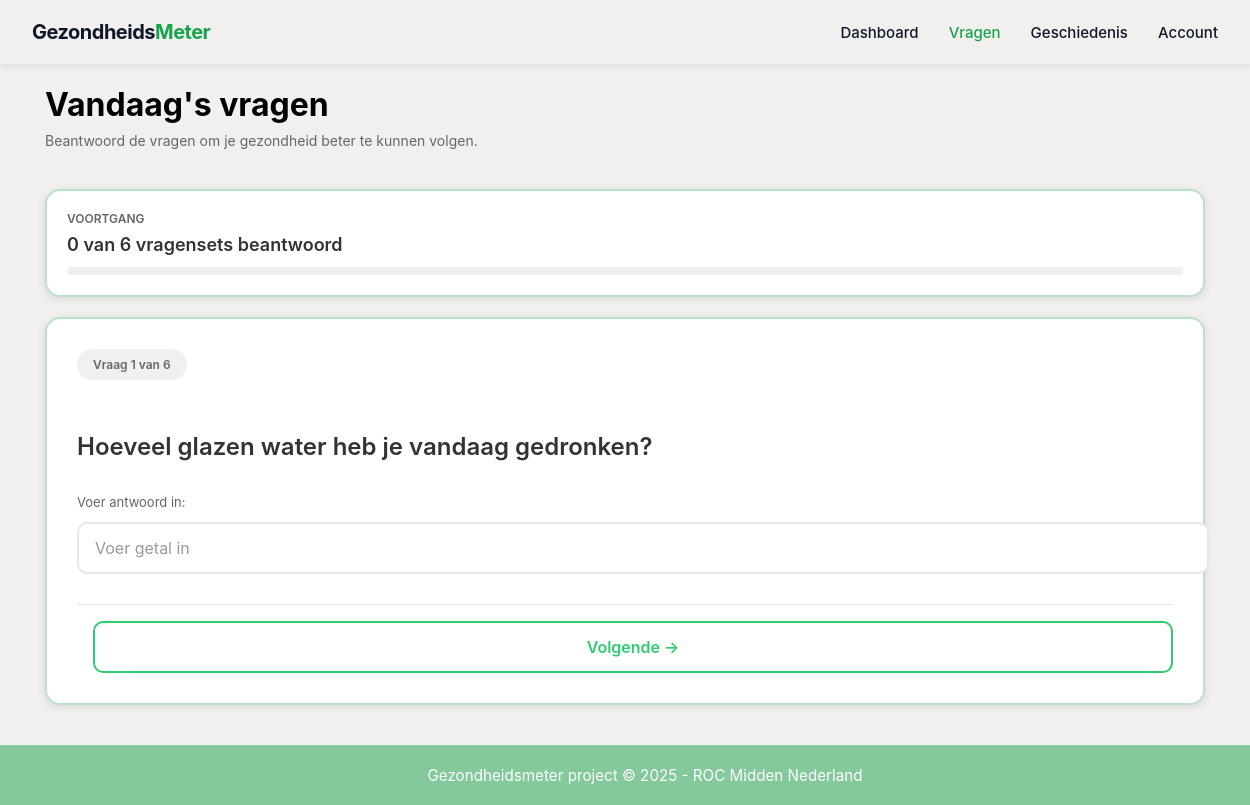
The page /pages/vragen.php (signed in) on the database as committed earlier.
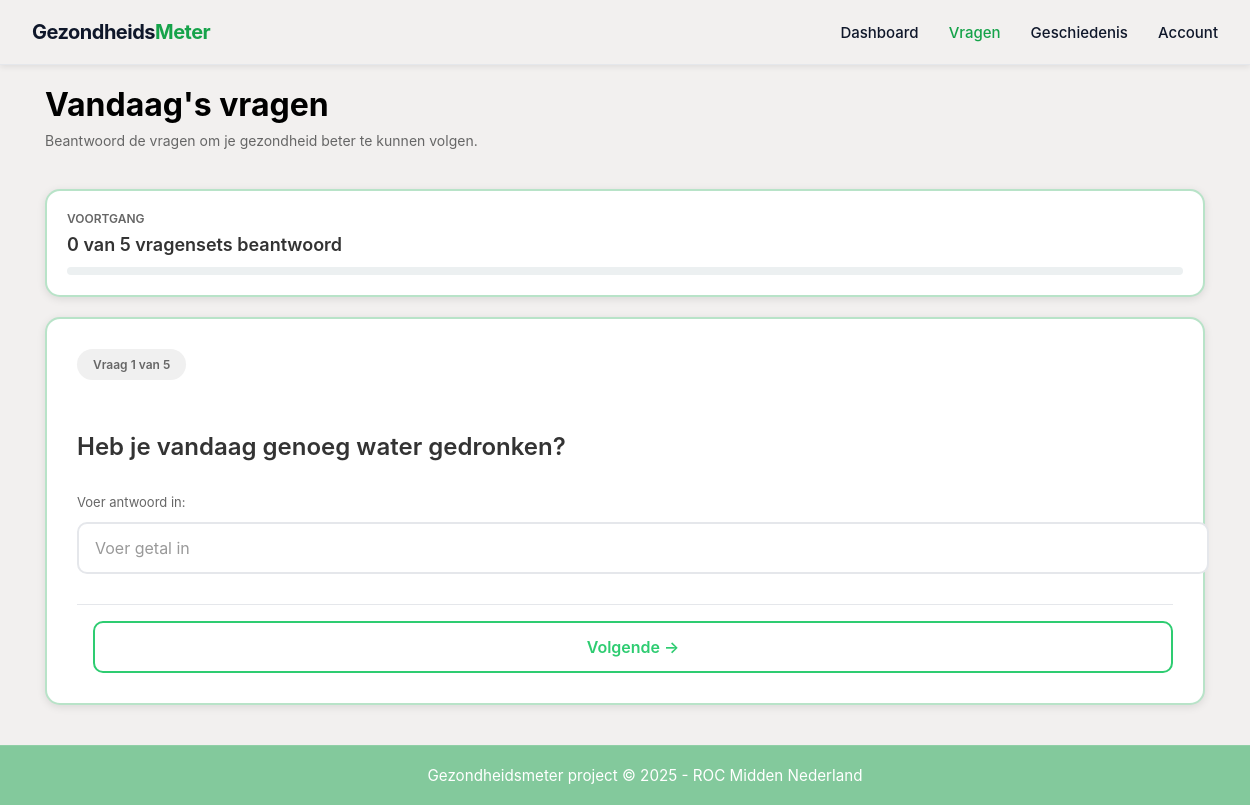
The same page on the database as committed later.
### tables this page shows
CREATE TABLE `questions` (
  `id` bigint(20) UNSIGNED NOT NULL,
  `pillar_id` tinyint(3) UNSIGNED NOT NULL,
  `question_text` text NOT NULL,
  `input_type` enum('choice','number','boolean','text') NOT NULL DEFAULT 'choice',
  `choices` longtext DEFAULT NULL CHECK (json_valid(`choices`)),
  `active` tinyint(1) DEFAULT 1,
  `is_main_question` tinyint(1) DEFAULT 1,
  `is_drugs_question` tinyint(1) DEFAULT 0,
  `parent_question_id` bigint(20) UNSIGNED DEFAULT NULL,
  `question_type` enum('main','secondary','tertiary') DEFAULT 'main',
  `answer_type` enum('binary','number','choice','text') DEFAULT 'binary',
  `show_on_answer` varchar(50) DEFAULT NULL,
  `created_at` timestamp NOT NULL DEFAULT current_timestamp()
);

### pages/vragen.php (the view, shortened to what this page needs)
<?php
$pdo = Database::getConnection();
$stmt = $pdo->prepare("
    SELECT q.*, p.name as pillar_name, p.color as pillar_color
    FROM questions q
    JOIN pillars p ON q.pillar_id = p.id
    WHERE q.active = 1 AND q.question_type = 'main' AND q.parent_question_id IS NULL
    ORDER BY q.id ASC
");
$stmt->execute();
$mainQuestions = $stmt->fetchAll();
$currentQuestion = null;
$currentQuestionIndex = 0;
foreach ($mainQuestions as $idx => $q) {
    if (!isset($_SESSION['answered_questions'][$q['id']])) {
        $currentQuestion = $q;
        $currentQuestionIndex = $idx;
        break;
    }
}
$totalQuestions = count($mainQuestions);
$answeredCount = 0;
$healthScore = null;
$allQuestionsAnswered = false;
?>
<!DOCTYPE html>
<html lang="nl">
<head>
    <link rel="stylesheet" href="../assets/css/style.css">
    <link rel="stylesheet" href="../assets/css/dashboard.css">
</head>
<body class="auth-page">
    <?php include __DIR__ . '/../components/navbar.php'; ?>
    <div class="dashboard-container">
        <div class="dashboard-header">
            <div class="dashboard-header-left">
                <h1>Vandaag's vragen</h1>
                <p>Beantwoord de vragen om je gezondheid beter te kunnen volgen.</p>
            </div>
        </div>
        <div class="progress-card">
            <div class="progress-label">Voortgang</div>
            <div class="progress-count"><?php echo $answeredCount; ?> van <?php echo $totalQuestions; ?> vragensets beantwoord</div>
            <div class="progress-bar-container">
            </div>
        </div>
        <?php if ($allQuestionsAnswered && $healthScore): ?>
            <div class="question-card">
                <div class="question-badge">Score Berekend</div>
                <h2 class="question-text">Je Gezondheid Score</h2>
                <div class="health-score-display-result">
                    <div class="score-number-large"><?php echo $healthScore['score']; ?>/100</div>
                    <p class="health-score-subtitle">Gebaseerd op je antwoorden van vandaag</p>
                    <div class="pillar-breakdown">
                        <?php if (isset($healthScore['pillar_scores']) && is_array($healthScore['pillar_scores'])): ?>
                            <?php foreach ($healthScore['pillar_scores'] as $pillarId => $score): ?>
                            <div class="pillar-item">
                                <p class="pillar-label">Pilaar <?php echo $pillarId; ?></p>
                                <p class="pillar-score"><?php echo round($score, 1); ?></p>
                            </div>
                            <?php endforeach; ?>
                        <?php endif; ?>
                    </div>
                </div>
                <div class="question-nav">
                    <a href="../pages/results.php" class="nav-btn submit-btn">Bekijk Resultaten</a>
                </div>
            </div>
        <?php elseif ($currentQuestion): ?>
            <div class="question-card">
                <div class="question-badge">Vraag <?php echo $currentQuestionIndex + 1; ?> van <?php echo $totalQuestions; ?></div>
                <form method="POST" class="question-form">
                    <div class="question-part-main">
                        <h2 class="question-text">
                            <?php echo htmlspecialchars($currentQuestion['question_text']); ?>
                        </h2>
                        <div class="answer-section">
                            <p class="answer-label">Voer antwoord in:</p>
                            <input type="number" name="answer" class="form-input-large" placeholder="Voer getal in" required>
                        </div>
                    </div>
                    <div class="question-nav">
                        <button type="submit" class="nav-btn next-btn">Volgende →</button>
                    </div>
                </form>
            </div>
        <?php endif; ?>
    </div>
    <?php include __DIR__ . '/../components/footer.php'; ?>
</body>
</html>

### components/navbar.php (shortened to what this page needs)
<?php
$isLoggedIn = isset($_SESSION['user_id']) || isset($_SESSION['user']);
$isAdmin = isset($_SESSION['user']) && !empty($_SESSION['user']->is_admin);
$currentPage = basename($_SERVER['PHP_SELF']);
$isAuthPage = $currentPage === 'login.php' || $currentPage === 'register.php';
if (!function_exists('isActive')) {
    function isActive($page, $current) {
        return $page === $current ? 'active' : '';
    }
}
?>
<nav class="navbar">
    <div class="navbar-container">
        <div class="navbar-brand">
            <span class="brand-text">Gezondheids<span class="brand-meter">Meter</span></span>
        </div>
        <?php if (!$isAuthPage): ?>
                <div class="navbar-links">
            <a href="<?= $isAdmin ? 'index.php' : 'home.php' ?>" class="nav-link <?= isActive($isAdmin ? 'index.php' : 'home.php', $currentPage) ?>">Dashboard</a>
            <a href="vragen.php" class="nav-link <?= isActive('vragen.php', $currentPage) ?>">Vragen</a>
            <a href="geschiedenis.php" class="nav-link <?= isActive('geschiedenis.php', $currentPage) ?>">Geschiedenis</a>
            <?php if ($isLoggedIn): ?>
            <a href="account.php" class="nav-link <?= isActive('account.php', $currentPage) ?>">Account</a>
            <?php endif; ?>
        </div>
        <?php endif; ?>
    </div>
</nav>

### components/footer.php
<div class="footer">Gezondheidsmeter project © 2025 - ROC Midden Nederland</div>

### assets/css/dashboard.css (style rules this page uses)
.question-card { background: white; border-radius: 15px; padding: 30px; margin-bottom: 20px; box-shadow: 0 2px 8px rgba(0,0,0,0.1); }
.question-badge { display: inline-block; background: #f0f0f0; color: #666; padding: 8px 16px; border-radius: 20px; font-size: 12px; font-weight: 600; margin-bottom: 20px; }
.question-text { font-size: 24px; font-weight: 600; color: #333; margin: 20px 0; line-height: 1.4; }
.answer-section { margin: 30px 0; }
.question-nav { display: flex; justify-content: space-between; gap: 16px; margin-top: 30px; }
.nav-btn { flex: 1; padding: 14px 24px; font-size: 16px; font-weight: 600; border: 2px solid #3498db; border-radius: 10px; background: white; color: #3498db; cursor: pointer; transition: all 0.3s ease; }
.next-btn { border-color: #2ecc71; color: #2ecc71; }
.progress-card { background: white; border-radius: 15px; padding: 20px; margin-bottom: 20px; box-shadow: 0 2px 8px rgba(0,0,0,0.1); }
.progress-label { font-size: 12px; font-weight: 600; color: #666; text-transform: uppercase; margin-bottom: 8px; }
.progress-count { font-size: 18px; font-weight: 600; color: #333; margin-bottom: 12px; }
.progress-bar-container { width: 100%; height: 8px; background: #ecf0f1; border-radius: 10px; overflow: hidden; }

Rows that differ between the two databases and show on the page:
changed questions: question_text "Hoeveel glazen water heb je vandaag gedronken?" → "Heb je vandaag genoeg water gedronken?"
Other text that changed with them:
$totalQuestions: "6" → "5"
